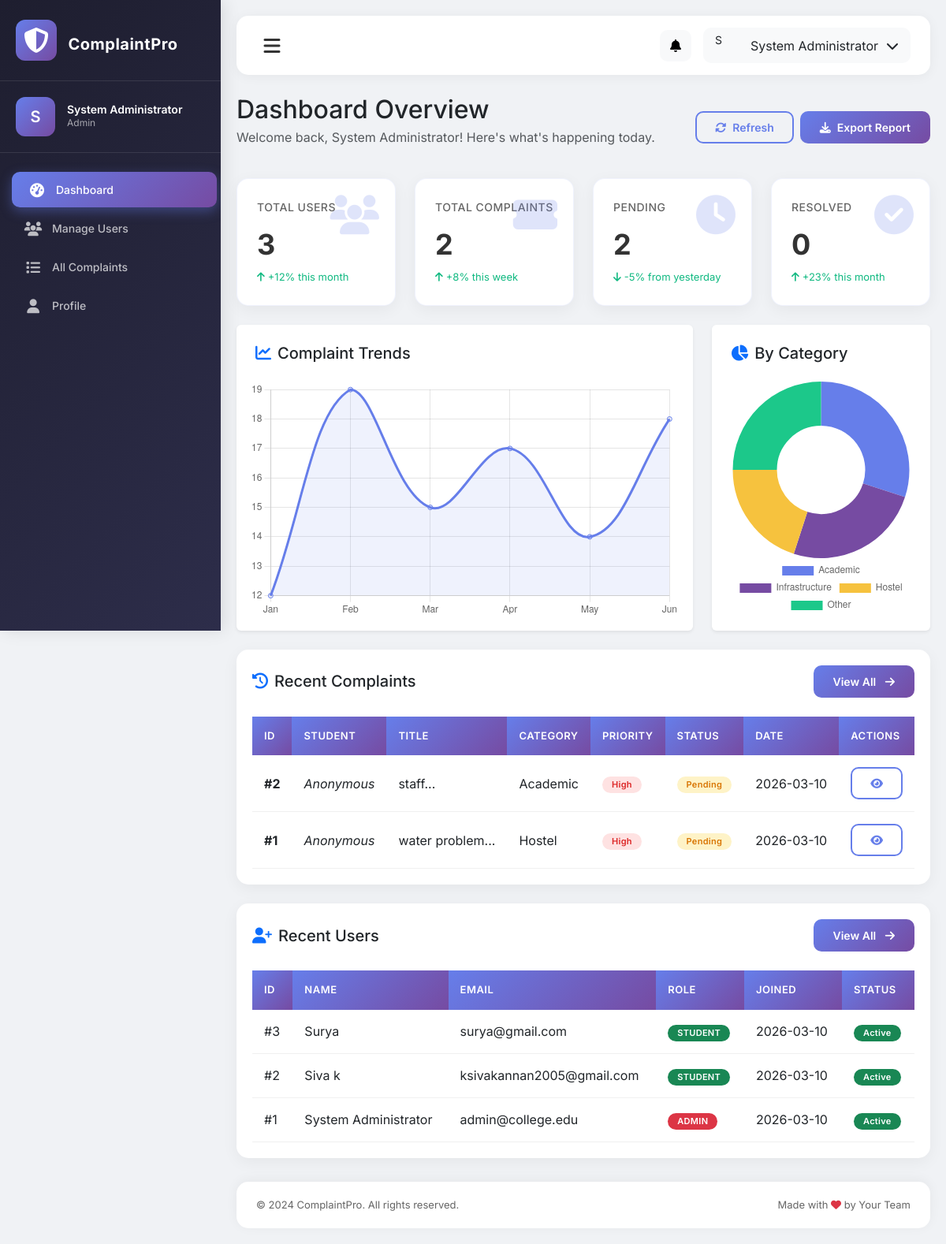
Page /dashboard (signed in) on the earlier database version.
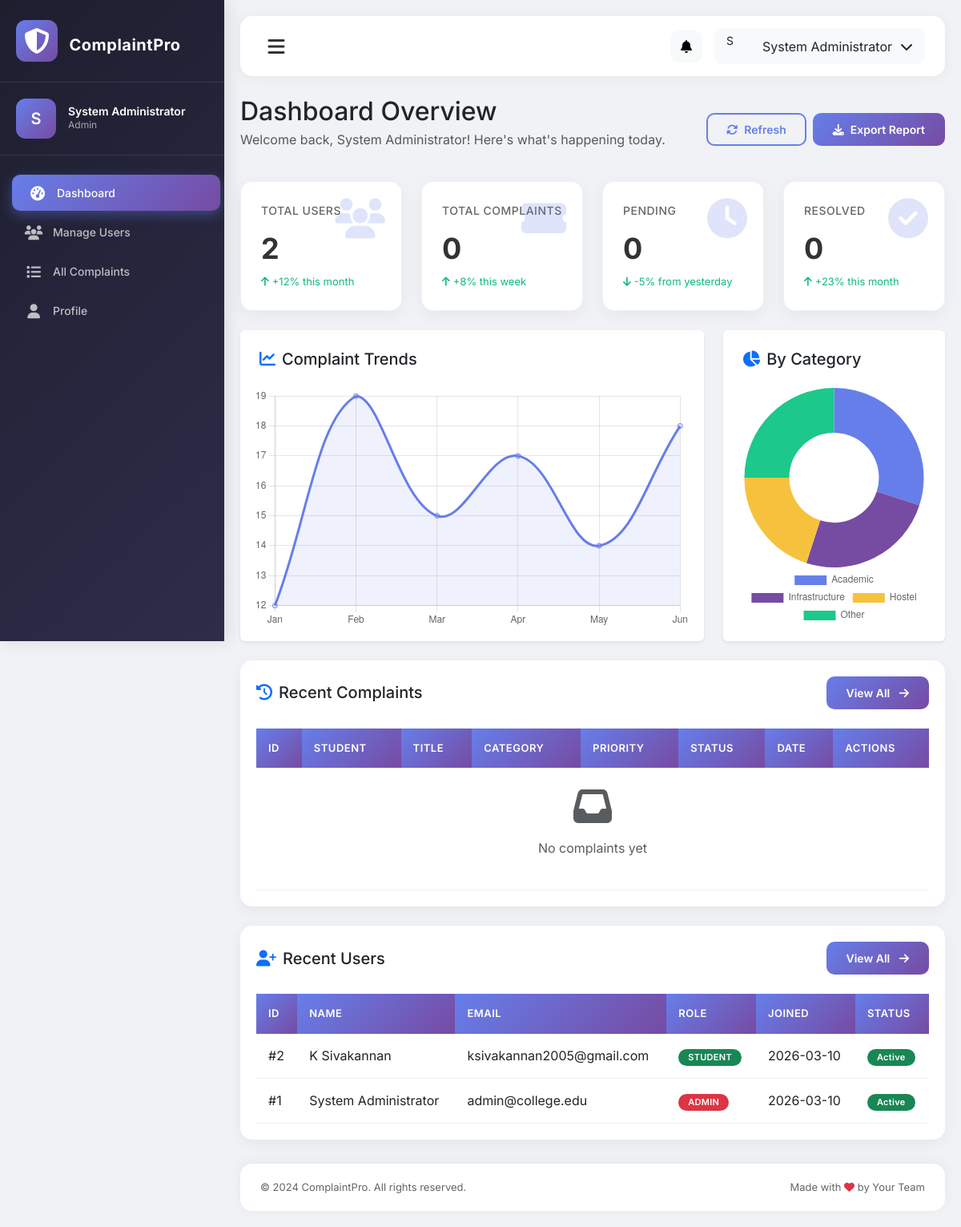
Same page on the later database version.
### app.py (models this page shows)
class Complaint(db.Model):
    __tablename__ = 'complaint'
    id = db.Column(db.Integer, primary_key=True)
    user_id = db.Column(db.Integer, db.ForeignKey('user.id'), nullable=False)
    title = db.Column(db.String(200), nullable=False)
    description = db.Column(db.Text, nullable=False)
    category = db.Column(db.String(50), nullable=False)
    priority = db.Column(db.String(20), default='Medium')
    status = db.Column(db.String(20), default='Pending')
    assigned_to = db.Column(db.Integer, db.ForeignKey('user.id'))
    submitted_at = db.Column(db.DateTime, default=datetime.utcnow)
    last_updated = db.Column(db.DateTime, default=datetime.utcnow, onupdate=datetime.utcnow)
    resolved_at = db.Column(db.DateTime)
    attachment = db.Column(db.String(200))
    anonymous = db.Column(db.Boolean, default=False)
    feedback_rating = db.Column(db.Integer)
    feedback_comment = db.Column(db.Text)

class User(db.Model):
    __tablename__ = 'user'
    id = db.Column(db.Integer, primary_key=True)
    username = db.Column(db.String(80), unique=True, nullable=False)
    password = db.Column(db.String(120), nullable=False)
    email = db.Column(db.String(120), unique=True, nullable=False)
    full_name = db.Column(db.String(120), nullable=False)
    role = db.Column(db.String(20), nullable=False, default='student')
    department = db.Column(db.String(50))
    phone = db.Column(db.String(15))
    created_at = db.Column(db.DateTime, default=datetime.utcnow)
    last_login = db.Column(db.DateTime)
    status = db.Column(db.Boolean, default=True)
    complaints = db.relationship('Complaint',
                                foreign_keys='Complaint.user_id',
                                backref='complainant',
                                lazy=True)
    assigned_complaints = db.relationship('Complaint',
                                         foreign_keys='Complaint.assigned_to',
                                         backref='assignee',
                                         lazy=True)

### app.py (the view, shortened to what this page needs)
@app.route('/dashboard')
@login_required
def dashboard():
    role = session['role']
    user_id = session['user_id']
    if role == 'admin':
        total_users = User.query.count()
        total_complaints = Complaint.query.count()
        pending_complaints = Complaint.query.filter_by(status='Pending').count()
        in_progress_complaints = Complaint.query.filter_by(status='In Progress').count()
        resolved_complaints = Complaint.query.filter_by(status='Resolved').count()
        recent_complaints = Complaint.query.order_by(Complaint.submitted_at.desc()).limit(5).all()
        recent_users = User.query.order_by(User.created_at.desc()).limit(5).all()
        return render_template('admin/dashboard.html',
                             total_users=total_users,
                             total_complaints=total_complaints,
                             pending_complaints=pending_complaints,
                             in_progress_complaints=in_progress_complaints,
                             resolved_complaints=resolved_complaints,
                             recent_complaints=recent_complaints,
                             recent_users=recent_users)
    elif role == 'faculty':
        assigned_complaints = Complaint.query.filter_by(assigned_to=user_id).order_by(Complaint.submitted_at.desc()).all()
        return render_template('faculty/dashboard.html', complaints=assigned_complaints)
    return redirect(url_for('login'))

### app.py (called while the page is built)
def login_required(f):
    @wraps(f)
    def decorated_function(*args, **kwargs):
        if 'user_id' not in session:
            flash('Please login first!', 'warning')
            return redirect(url_for('login'))
        return f(*args, **kwargs)
    return decorated_function

### templates/admin/dashboard.html (shortened to what the changed rows need)
{% extends "base.html" %}
{% block content %}
<div class="container-fluid px-0">
    <div class="d-flex justify-content-between align-items-center mb-4 fade-in-up">
        <div>
            <h2 class="mb-1">Dashboard Overview</h2>
            <p class="text-muted">Welcome back, {{ session['full_name'] }}! Here's what's happening today.</p>
        </div>
    </div>
    <div class="row g-4 mb-4">
        <div class="col-xl-3 col-md-6" data-aos="fade-up" data-aos-delay="100">
            <div class="stat-card">
                <i class="fas fa-users stat-icon"></i>
                <div class="stat-label">Total Users</div>
                <div class="stat-value">{{ total_users }}</div>
                <div class="stat-change">
                    <i class="fas fa-arrow-up me-1"></i>+12% this month
                </div>
            </div>
        </div>
        <div class="col-xl-3 col-md-6" data-aos="fade-up" data-aos-delay="200">
            <div class="stat-card">
                <i class="fas fa-ticket-alt stat-icon"></i>
                <div class="stat-label">Total Complaints</div>
                <div class="stat-value">{{ total_complaints }}</div>
                <div class="stat-change">
                    <i class="fas fa-arrow-up me-1"></i>+8% this week
                </div>
            </div>
        </div>
        <div class="col-xl-3 col-md-6" data-aos="fade-up" data-aos-delay="300">
            <div class="stat-card">
                <i class="fas fa-clock stat-icon"></i>
                <div class="stat-label">Pending</div>
                <div class="stat-value">{{ pending_complaints }}</div>
                <div class="stat-change">
                    <i class="fas fa-arrow-down me-1"></i>-5% from yesterday
                </div>
            </div>
        </div>
    </div>
    <div class="data-table" data-aos="fade-up">
        <div class="table-responsive">
            <table class="table">
                <thead>
                    <tr>
                        <th>ID</th>
                        <th>Student</th>
                        <th>Title</th>
                        <th>Category</th>
                        <th>Priority</th>
                        <th>Status</th>
                        <th>Date</th>
                        <th>Actions</th>
                    </tr>
                </thead>
                <tbody>
                    {% if recent_complaints %}
                        {% for complaint in recent_complaints %}
                        <tr>
                            <td><strong>#{{ complaint.id }}</strong></td>
                            <td>
                                {% if complaint.anonymous %}
                                    <em>Anonymous</em>
                                {% else %}
                                    {{ complaint.user.full_name }}
                                {% endif %}
                            </td>
                            <td>{{ complaint.title[:30] }}...</td>
                            <td>{{ complaint.category }}</td>
                            <td>
                                <span class="badge bg-{{ complaint.priority|lower }}">
                                    {{ complaint.priority }}
                                </span>
                            </td>
                            <td>
                                <span class="badge bg-{{ 'pending' if complaint.status == 'Pending' else 'progress' if complaint.status == 'In Progress' else 'resolved' }}">
                                    {{ complaint.status }}
                                </span>
                            </td>
                            <td>{{ complaint.submitted_at.strftime('%Y-%m-%d') }}</td>
                            <td>
                                <a href="{{ url_for('view_complaint', complaint_id=complaint.id) }}"
                                   class="btn btn-sm btn-outline-gradient">
                                    <i class="fas fa-eye"></i>
                                </a>
                            </td>
                        </tr>
                        {% endfor %}
                    {% else %}
                        <tr>
                            <td colspan="8" class="text-center py-4">
                                <i class="fas fa-inbox fa-3x text-muted mb-3"></i>
                                <p class="text-muted">No complaints yet</p>
                            </td>
                        </tr>
                    {% endif %}
                </tbody>
            </table>
        </div>
    </div>
    <div class="data-table mt-4" data-aos="fade-up">
        <div class="table-responsive">
            <table class="table">
                <thead>
                    <tr>
                        <th>ID</th>
                        <th>Name</th>
                        <th>Email</th>
                        <th>Role</th>
                        <th>Joined</th>
                        <th>Status</th>
                    </tr>
                </thead>
                <tbody>
                    {% if recent_users %}
                        {% for user in recent_users %}
                        <tr>
                            <td>#{{ user.id }}</td>
                            <td>{{ user.full_name }}</td>
                            <td>{{ user.email }}</td>
                            <td>
                                <span class="badge bg-{{ 'danger' if user.role == 'admin' else 'info' if user.role == 'faculty' else 'success' }}">
                                    {{ user.role|upper }}
                                </span>
                            </td>
                            <td>{{ user.created_at.strftime('%Y-%m-%d') }}</td>
                            <td>
                                <span class="badge bg-{{ 'success' if user.status else 'danger' }}">
                                    {{ 'Active' if user.status else 'Inactive' }}
                                </span>
                            </td>
                        </tr>
                        {% endfor %}
                    {% else %}
                        <tr>
                            <td colspan="6" class="text-center py-4">No users yet</td>
                        </tr>
                    {% endif %}
                </tbody>
            </table>
        </div>
    </div>
</div>
{% endblock %}
{% block extra_js %}
<script>
// Initialize charts when page loads
document.addEventListener('DOMContentLoaded', function() {
    // Trend Chart
    const ctx1 = document.getElementById('trendChart').getContext('2d');
    new Chart(ctx1, {
        type: 'line',
        data: {
            labels: ['Jan', 'Feb', 'Mar', 'Apr', 'May', 'Jun'],
            datasets: [{
                label: 'Complaints',
                data: [12, 19, 15, 17, 14, 18],
                borderColor: '#667eea',
                backgroundColor: 'rgba(102, 126, 234, 0.1)',
                tension: 0.4,
                fill: true
            }]
        },
        options: {
            responsive: true,
            maintainAspectRatio: false,
            plugins: {
                legend: {
                    display: false
                }
            }
        }
    });
    // Category Chart
    const ctx2 = document.getElementById('categoryChart').getContext('2d');
    new Chart(ctx2, {
        type: 'doughnut',
        data: {
            labels: ['Academic', 'Infrastructure', 'Hostel', 'Other'],
            datasets: [{
                data: [30, 25, 20, 25],
                backgroundColor: ['#667eea', '#764ba2', '#f6c23e', '#1cc88a'],
                borderWidth: 0
            }]
        },
        options: {
            responsive: true,
            maintainAspectRatio: false,
            plugins: {
                legend: {
                    position: 'bottom'
                }
            }
        }
    });
});
// Export report function
function exportReport() {
    // Show loading
    showLoading();
    // Simulate export
    setTimeout(() => {
        hideLoading();
        alert('Report exported successfully!');
    }, 2000);
}
</script>
{% endblock %}

### templates/base.html (shortened to what this page needs)
<!DOCTYPE html>
<html lang="en">
<head>
    <link href="https://cdn.jsdelivr.net/npm/bootstrap@5.3.0/dist/css/bootstrap.min.css" rel="stylesheet">
    <link rel="stylesheet" href="https://cdnjs.cloudflare.com/ajax/libs/font-awesome/6.4.0/css/all.min.css">
    <link href="https://unpkg.com/aos@2.3.1/dist/aos.css" rel="stylesheet">
</head>
<body>
    <div class="sidebar" id="sidebar">
        <div class="logo">
            <i class="fas fa-shield-alt"></i>
            <span>ComplaintPro</span>
        </div>
        {% if session.get('user_id') %}
        <div class="user-profile">
            <div class="user-avatar">
                {{ session['full_name'][0] }}
            </div>
            <div class="user-info">
                <h6>{{ session['full_name'] }}</h6>
                <p>{{ session['role']|title }}</p>
            </div>
        </div>
        {% endif %}
        <div class="nav-menu">
            {% block sidebar %}{% endblock %}
        </div>
    </div>
    <div class="main-content" id="mainContent">
        <div class="top-navbar">
            <button class="menu-toggle" id="menuToggle">
                <i class="fas fa-bars"></i>
            </button>
            <div class="navbar-right">
                <button class="notification-btn" id="notificationBtn">
                    <i class="fas fa-bell"></i>
                </button>
                <div class="user-dropdown" data-bs-toggle="dropdown">
                    <div class="user-avatar" style="width: 35px; height: 35px; font-size: 14px;">
                        {{ session.get('full_name', 'U')[0] }}
                    </div>
                    <span>{{ session.get('full_name', 'Guest') }}</span>
                    <i class="fas fa-chevron-down"></i>
                </div>
            </div>
        </div>
        <div class="page-content">
            {% block content %}{% endblock %}
        </div>
        <footer class="footer">
            <div class="row align-items-center">
                <div class="col-md-6">
                    <p>&copy; 2024 ComplaintPro. All rights reserved.</p>
                </div>
                <div class="col-md-6 text-md-end">
                    <p>Made with <i class="fas fa-heart text-danger"></i> by Your Team</p>
                </div>
            </div>
        </footer>
    </div>
    {% block extra_js %}{% endblock %}
</body>
</html>

Differences in the rows shown:
removed Complaint: id "2", anonymous "Anonymous", title "staff", category "Academic", priority "High", status "Pending", submitted_at "2026-03-10"
removed Complaint: id "1", anonymous "Anonymous", title "water problem", category "Hostel", priority "High", status "Pending", submitted_at "2026-03-10"
removed User: id "3", full_name "Surya", email "surya@gmail.com", role "STUDENT", created_at "2026-03-10", status "Active"
changed User "ksivakannan2005@gmail.com": full_name "Siva k" → "K Sivakannan"
Other differences:
{{ total_users }}: "3" → "2"
{{ total_complaints }}: "2" → "0"
{{ pending_complaints }}: "2" → "0"
text now shown: "No complaints yet"
